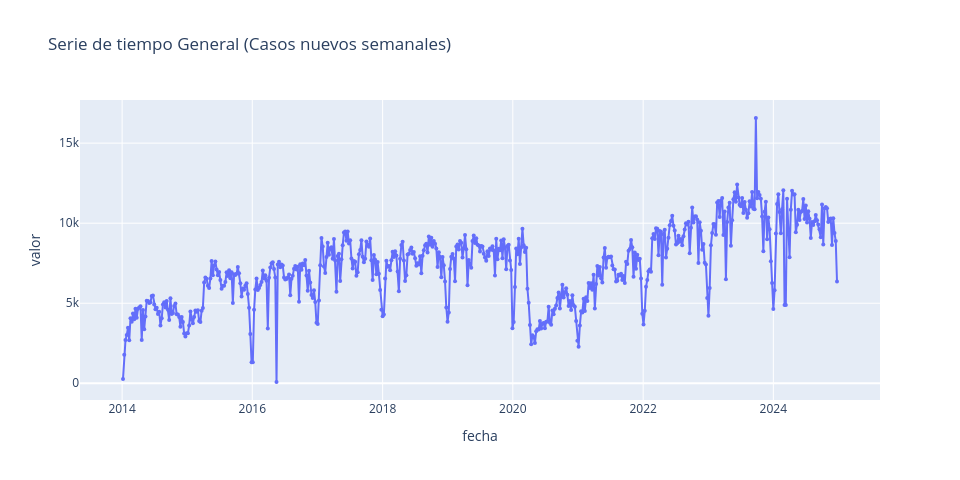

Write notebook code for a chart like this one.
### Markdown cell above
* Se seleccionan las columnas relevantes y se grafica la serie temporal acumulada para observar su comportamiento general.

### Code cell
from scipy import stats
df_boxcox = df_incremento.copy()
serie_transformada, lambda_optimo = stats.boxcox(df_boxcox['valor'])
df_boxcox['valor'] = serie_transformada

x= 'fecha'
y= 'valor'
title = 'Serie de tiempo General (Casos nuevos semanales)'
# Gráfica de línea con plotly / seaborn según selección del usuario
func.plot_timeseries(df_boxcox, x=x, y=y, title=title, plotly_engine=USE_PLOTLY)

### Figure 1 — Plotly figure (JSON) as saved in the notebook; plotly's stock layout.template omitted (floating-point values rounded to 4 significant figures; data arrays with more than 128 entries replaced by an {"elided": "..."} marker saying what was removed)
{"data": [{"customdata": {"elided": "573x1 int values"}, "hovertemplate": "fecha=%{x}<br>valor=%{y}<br>semana=%{customdata[0]}<extra></extra>", "legendgroup": "", "line": {"color": "#636efa", "dash": "solid"}, "marker": {"size": 4, "symbol": "circle"}, "mode": "lines+markers", "name": "", "orientation": "v", "showlegend": false, "type": "scatter", "x": {"elided": "573 str values"}, "xaxis": "x", "y": {"elided": "573 float values"}, "yaxis": "y"}], "layout": {"height": 480, "legend": {"tracegroupgap": 0}, "title": {"text": "Serie de tiempo General (Casos nuevos semanales)"}, "width": 960, "xaxis": {"anchor": "y", "domain": [0, 1], "title": {"text": "fecha"}}, "yaxis": {"anchor": "x", "domain": [0, 1], "title": {"text": "valor"}}}}
